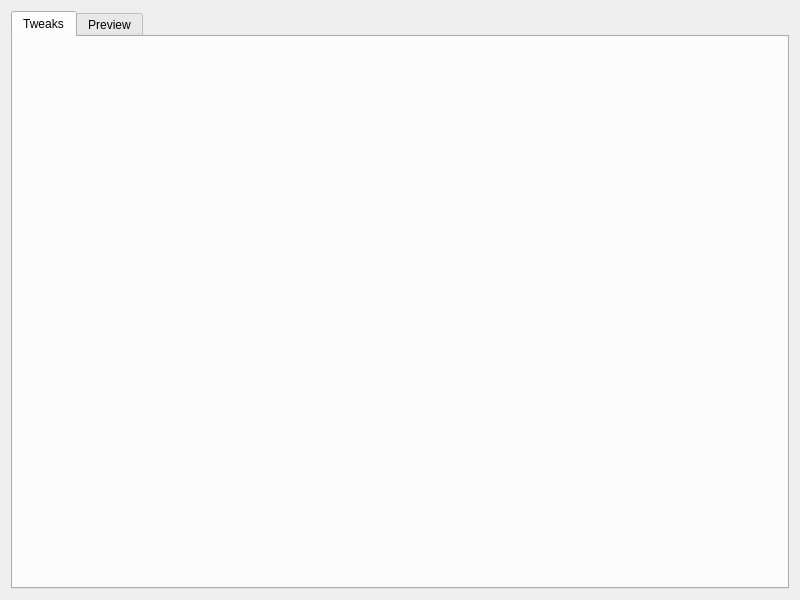
<?xml version="1.0" encoding="UTF-8"?>
<ui version="4.0">
 <class>Dialog</class>
 <widget class="QDialog" name="Dialog">
  <property name="geometry">
   <rect>
    <x>0</x>
    <y>0</y>
    <width>800</width>
    <height>600</height>
   </rect>
  </property>
  <property name="minimumSize">
   <size>
    <width>600</width>
    <height>400</height>
   </size>
  </property>
  <property name="windowTitle">
   <string>Prompt Preview</string>
  </property>
  <layout class="QVBoxLayout" name="verticalLayout">
   <item>
    <widget class="QTabWidget" name="tab_widget">
     <property name="currentIndex">
      <number>0</number>
     </property>
     <widget class="QWidget" name="tweaks_tab">
      <attribute name="title">
       <string>Tweaks</string>
      </attribute>
      <layout class="QVBoxLayout" name="tweaks_layout">
       <item>
        <widget class="QWidget" name="tweaks_container" native="true"/>
       </item>
      </layout>
     </widget>
     <widget class="QWidget" name="preview_tab">
      <attribute name="title">
       <string>Preview</string>
      </attribute>
      <layout class="QVBoxLayout" name="preview_layout">
       <item>
        <widget class="QWidget" name="preview_container" native="true"/>
       </item>
      </layout>
     </widget>
    </widget>
   </item>
  </layout>
 </widget>
 <resources/>
 <connections/>
</ui>
